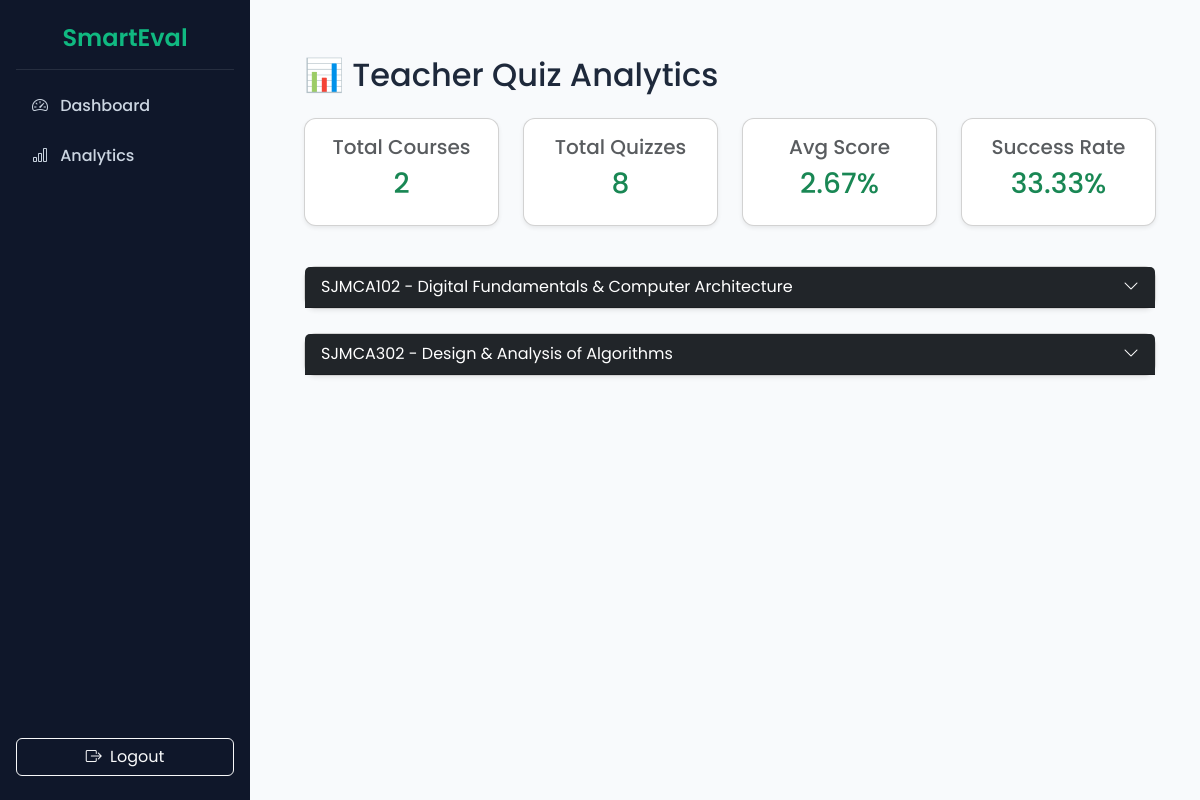
The app's page /teacher_analytics/ (signed in) with its own data.
### evaluation/models.py (models this page shows, shortened)
class Course(models.Model):
    course_code = models.CharField(max_length=20)
    name = models.CharField(max_length=100, blank=True, null=True)
    semester = models.ForeignKey(Semester, on_delete=models.CASCADE)
    students = models.ManyToManyField(settings.AUTH_USER_MODEL, related_name='courses_enrolled', blank=True)
    assigned_teacher = models.ForeignKey(
        settings.AUTH_USER_MODEL,
        limit_choices_to={'role': 'Teacher'},
        null=True,
        blank=True,
        on_delete=models.SET_NULL   # ✅ persists if teacher deleted
    )
    class Meta:
        unique_together = ('course_code', 'semester')

### evaluation/views.py (the view)
# urls.py: path('teacher_analytics/', views.teacher_analytics, name='teacher_analytics'),
@login_required
def teacher_analytics(request):
    teacher = request.user
    courses = Course.objects.filter(assigned_teacher=teacher)
    course_data = []
    total_quizzes = 0
    total_attempts_count = 0
    total_score_sum = 0
    success_total = 0
    for course in courses:
        quizzes = Quiz.objects.filter(course=course, status='Published')
        quiz_data = []
        for quiz in quizzes:
            attempts = QuizAttempt.objects.filter(quiz=quiz)
            total_attempts = attempts.count()
            avg_score = attempts.aggregate(avg_score=Avg('score'))['avg_score'] or 0
            success_count = attempts.filter(score__gte=(quiz.total_marks * Decimal('0.5'))).count()
            success_rate = (success_count / total_attempts * 100) if total_attempts else 0
            score_ranges = []
            for lower, upper in [(0, 20), (21, 40), (41, 60), (61, 80), (81, 100)]:
                count = attempts.filter(
                    score__gte=(quiz.total_marks * lower / 100),
                    score__lte=(quiz.total_marks * upper / 100)
                ).count()
                percent = (count / total_attempts * 100) if total_attempts else 0
                score_ranges.append((f"{lower}-{upper}%", count, round(percent, 1)))
            top_students = (
                attempts.select_related('student')
                .order_by('-score')[:10]
            )
            quiz_data.append({
                'quiz': quiz,
                'total_attempts': total_attempts,
                'avg_score': round(avg_score, 2),
                'success_rate': round(success_rate, 2),
                'score_ranges': score_ranges,
                'top_students': top_students,
            })
            total_quizzes += 1
            total_attempts_count += total_attempts
            total_score_sum += avg_score * total_attempts
            success_total += success_count
        course_data.append({
            'course': course,
            'quizzes': quiz_data,
        })
    avg_score = (total_score_sum / total_attempts_count) if total_attempts_count else 0
    success_rate = (success_total / total_attempts_count * 100) if total_attempts_count else 0
    avg_attempts = (total_attempts_count / total_quizzes) if total_quizzes else 0
    context = {
        'total_courses': courses.count(),   # ✅ added for card display
        'course_data': course_data,
        'total_quizzes': total_quizzes,
        'avg_score': round(avg_score, 2),
        'success_rate': round(success_rate, 2),
        'avg_attempts': round(avg_attempts, 2),
    }
    return render(request, 'teacher_analytics.html', context)

### templates/teacher_analytics.html (shortened to what this page needs)
{% extends 'base_teacher.html' %}
{% load static %}
{% block content %}
<div class="container-fluid py-4">
  <h2 class="mb-4">📊 Teacher Quiz Analytics</h2>
  <div class="row mb-4">
    <div class="col-md-3">
      <div class="card text-center shadow-sm p-3 mb-3" style="border-radius:12px;">
        <h5 class="text-muted">Total Courses</h5>
        <h3 class="text-success">{{ total_courses }}</h3>
      </div>
    </div>
    <div class="col-md-3">
      <div class="card text-center shadow-sm p-3 mb-3" style="border-radius:12px;">
        <h5 class="text-muted">Total Quizzes</h5>
        <h3 class="text-success">{{ total_quizzes }}</h3>
      </div>
    </div>
    <div class="col-md-3">
      <div class="card text-center shadow-sm p-3 mb-3" style="border-radius:12px;">
        <h5 class="text-muted">Avg Score</h5>
        <h3 class="text-success">{{ avg_score }}%</h3>
      </div>
    </div>
    <div class="col-md-3">
      <div class="card text-center shadow-sm p-3 mb-3" style="border-radius:12px;">
        <h5 class="text-muted">Success Rate</h5>
        <h3 class="text-success">{{ success_rate }}%</h3>
      </div>
    </div>
  </div>
  {% if course_data %}
    {% for course in course_data %}
      <div class="card shadow-sm mb-4" style="border-radius:12px;">
        <div class="card-header bg-dark text-white d-flex justify-content-between align-items-center"
             data-bs-toggle="collapse" data-bs-target="#course-{{ forloop.counter }}" style="cursor:pointer;">
          <span>{{ course.course.course_code }} - {{ course.course.name }}</span>
          <i class="bi bi-chevron-down"></i>
        </div>
      </div>
    {% endfor %}
  {% else %}
    <p class="text-muted">No assigned courses found.</p>
  {% endif %}
</div>
{% endblock %}

### templates/base_teacher.html (style rules this page uses)
body { font-family: 'Poppins', sans-serif; background-color: #f8fafc; color: #1e293b; }

### records on screen
Course: course.course_code "SJMCA102", course.name "Digital Fundamentals & Computer Architecture"
Course: course.course_code "SJMCA302", course.name "Design & Analysis of Algorithms"

### other values on screen
{{ total_courses }} "2"
{{ total_quizzes }} "8"
{{ avg_score }} "2.67"
{{ success_rate }} "33.33"
